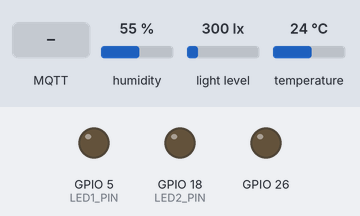
A sketch run on a simulated ESP32. Parts: output pins drawn as LEDs (lit = HIGH). The test bench sets the inputs (shaded band); at power-on: humidity 55 %, light level 300 lx, temperature 24 °C. WiFi joins after 1.5 s; servers stay silent unless stated; random numbers use the default seed unless the sketch sets one; no MQTT or app messages arrive unless stated; what the sketch prints to the serial monitor is not drawn.

Above: at 2.7 s.
2.8 s: MQTT message "led1:on" arrives on the first subscribed topic
At 4.0 s:
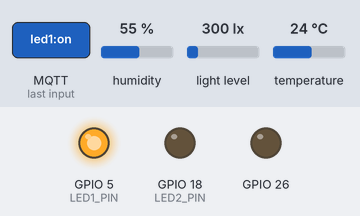
4.3 s: MQTT message "ledall:on" arrives on the first subscribed topic
At 5.4 s:
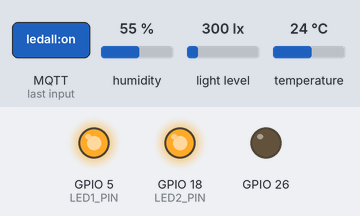
5.8 s: MQTT message "led1:off" arrives on the first subscribed topic
At 6.5 s:
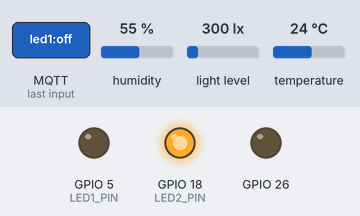
7.3 s: MQTT message "led2:off" arrives on the first subscribed topic
At 7.6 s:
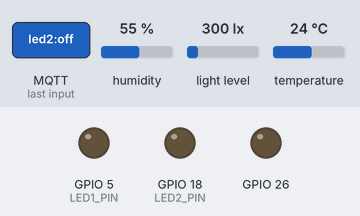
8.8 s: MQTT message "led2:on" arrives on the first subscribed topic
At 10.0 s:
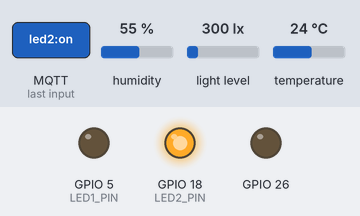
Timing chart, 0 to 11.3 s (numbered marks = the images above; inputs shaded):
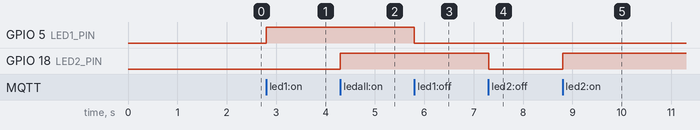

Measured:
- after the input at 2.8 s, GPIO 5 (LED1_PIN): LOW → HIGH at once
- after the input at 4.3 s, GPIO 18 (LED2_PIN): LOW → HIGH at once
- after the input at 5.8 s, GPIO 5 (LED1_PIN): HIGH → LOW at once
- after the input at 7.3 s, GPIO 18 (LED2_PIN): HIGH → LOW at once
- after the input at 8.8 s, GPIO 18 (LED2_PIN): LOW → HIGH at once

The sketch:

sketch_sep16a.ino
```cpp
#include <WiFi.h>
#include <PubSubClient.h>
#include <Wire.h>
#include <DHT.h>
#include <BH1750.h>

// 1. CHỈNH SỬA THÔNG TIN WI-FI VÀ MQTT BROKER TẠI ĐÂY
const char* ssid        = "huy";
const char* password    = "89898989";
const char* mqtt_server = "172.19.70.24"; // Thay bằng IP máy tính
const int   mqtt_port   = 1880;
const char* mqtt_user   = "vuhuy";
const char* mqtt_pass   = "12345";

// 2. CẤU HÌNH CHÂN LINH KIỆN
#define DHTPIN 4          // DHT11 cắm chân D4
#define DHTTYPE DHT11
#define LED1_PIN 5        // LED 1 cắm chân D5
#define LED2_PIN 18       // LED 2 cắm chân D18

DHT dht(DHTPIN, DHTTYPE);
BH1750 lightMeter;
WiFiClient espClient;
PubSubClient client(espClient);

unsigned long lastMsg = 0;

void setup_wifi() {
  delay(10);
  Serial.print("Connecting to WiFi: ");
  Serial.println(ssid);
  WiFi.begin(ssid, password);

  while (WiFi.status() != WL_CONNECTED) {
    delay(500);
    Serial.print(".");
  }
  Serial.println("\nWiFi connected! IP address: ");
  Serial.println(WiFi.localIP());
}

// Hàm nhận dữ liệu (Subscribed) từ Mosquitto Broker gửi về ESP32
void callback(char* topic, byte* payload, unsigned int length) {
  String message;
  for (int i = 0; i < length; i++) {
    message += (char)payload[i];
  }
  Serial.print("[MQTT RECEIVED] Topic: ");
  Serial.print(topic);
  Serial.print(" | Message: ");
  Serial.println(message);

  // 1. XỬ LÝ LỆNH ĐIỀU KHIỂN LED 1 (D5)
  if (message.equalsIgnoreCase("led1:on")) {
    digitalWrite(LED1_PIN, HIGH);

    if (digitalRead(LED1_PIN) == HIGH) {
      Serial.println("-> Kich hoat D5 thanh cong: LED1: ON");
      client.publish("device/status", "LED1: ON");
    } else {
      Serial.println("-> KICH HOAT D5 THAT BAI: LED1: OFF");
      client.publish("device/status", "LED1: OFF");
    }
  }
  else if (message.equalsIgnoreCase("led1:off")) {
    digitalWrite(LED1_PIN, LOW);

    if (digitalRead(LED1_PIN) == LOW) {
      Serial.println("-> Tat D5 thanh cong: LED1: OFF");
      client.publish("device/status", "LED1: OFF");
    } else {
      Serial.println("-> TAT D5 THAT BAI: LED1: ON");
      client.publish("device/status", "LED1: ON");
    }
  }

  // 2. XỬ LÝ LỆNH ĐIỀU KHIỂN LED 2 (D18)
  else if (message.equalsIgnoreCase("led2:on")) {
    digitalWrite(LED2_PIN, HIGH);

    if (digitalRead(LED2_PIN) == HIGH) {
      Serial.println("-> Kich hoat D18 thanh cong: LED2: ON");
      client.publish("device/status", "LED2: ON");
    } else {
      Serial.println("-> KICH HOAT D18 THAT BAI: LED2: OFF");
      client.publish("device/status", "LED2: OFF");
    }
  }
  else if (message.equalsIgnoreCase("led2:off")) {
    digitalWrite(LED2_PIN, LOW);

    if (digitalRead(LED2_PIN) == LOW) {
      Serial.println("-> Tat D18 thanh cong: LED2: OFF");
      client.publish("device/status", "LED2: OFF");
    } else {
      Serial.println("-> TAT D18 THAT BAI: LED2: ON");
      client.publish("device/status", "LED2: ON");
    }
  }

  // 3. XỬ LÝ LỆNH ĐIỀU KHIỂN ĐỒNG THỜI CẢ 2 LED (LED ALL)
  else if (message.equalsIgnoreCase("ledall:on")) {
    digitalWrite(LED1_PIN, HIGH);
    digitalWrite(LED2_PIN, HIGH);

    bool led1_status = (digitalRead(LED1_PIN) == HIGH);
    bool led2_status = (digitalRead(LED2_PIN) == HIGH);

    if (led1_status && led2_status) {
      Serial.println("-> Kich hoat D5 va D18 thanh cong: LED_ALL: ON");
      client.publish("device/status", "LED_ALL: ON");
    } else {
      Serial.println("-> KICH HOAT LED_ALL THAT BAI!");
      client.publish("device/status", "LED_ALL: ERROR");
    }
  }
  else if (message.equalsIgnoreCase("ledall:off")) {
    digitalWrite(LED1_PIN, LOW);
    digitalWrite(LED2_PIN, LOW);

    bool led1_status = (digitalRead(LED1_PIN) == LOW);
    bool led2_status = (digitalRead(LED2_PIN) == LOW);

    if (led1_status && led2_status) {
      Serial.println("-> Tat D5 va D18 thanh cong: LED_ALL: OFF");
      client.publish("device/status", "LED_ALL: OFF");
    } else {
      Serial.println("-> TAT LED_ALL THAT BAI!");
      client.publish("device/status", "LED_ALL: ERROR");
    }
  }
}

void reconnect() {
  while (!client.connected()) {
    Serial.print("Attempting MQTT connection...");
    // Khởi tạo kết nối với ClientID ngẫu nhiên
    String clientId = "ESP32Client-";
    clientId += String(random(0xffff), HEX);

    if (client.connect(clientId.c_str(), mqtt_user, mqtt_pass)) {
      Serial.println("CONNECTED!");
      // Lắng nghe lệnh trên Topic "device/control"
      client.subscribe("device/control");
    } else {
      Serial.print("failed, rc=");
      Serial.print(client.state());
      Serial.println(" try again in 5 seconds");
      delay(5000);
    }
  }
}

void setup() {
  Serial.begin(115200);

  pinMode(LED1_PIN, OUTPUT);
  pinMode(LED2_PIN, OUTPUT);
  digitalWrite(LED1_PIN, LOW);
  digitalWrite(LED2_PIN, LOW);

  // Cấu hình I2C cho BH1750
  pinMode(26, OUTPUT);
  digitalWrite(26, LOW); // ADDR cắm D26 -> LOW
  Wire.begin(27, 14);     // SDA = D27, SCL = D14

  lightMeter.begin(BH1750::CONTINUOUS_HIGH_RES_MODE);
  dht.begin();

  setup_wifi();
  client.setServer(mqtt_server, mqtt_port);
  client.setCallback(callback);
}

void loop() {
  if (!client.connected()) {
    reconnect();
  }
  client.loop();

  // Đọc và bắn (Publish) dữ liệu cảm biến lên Topic "sensor/data" mỗi 2 giây
  unsigned long now = millis();
  if (now - lastMsg > 2000) {
    lastMsg = now;

    float temp = dht.readTemperature();
    float hum = dht.readHumidity();
    float lux = lightMeter.readLightLevel();

    if (!isnan(temp) && !isnan(hum)) {
      char payload[128];
      snprintf(payload, sizeof(payload), "{\"temp\":%.1f, \"hum\":%.1f, \"lux\":%.1f}", temp, hum, lux);

      Serial.print("[MQTT PUBLISH] ");
      Serial.println(payload);

      // Gửi chuỗi JSON dữ liệu lên Topic "sensor/data"
      client.publish("sensor/data", payload);
    }
  }
}
```
